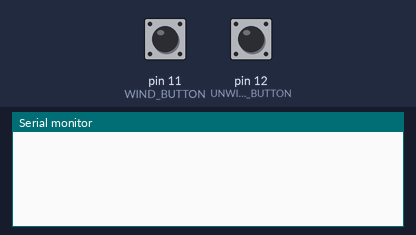
Bench run of a sketch on a simulated Arduino Uno, built with avr-gcc and run on an emulated ATmega328P. Shown: the last lines printed to the serial monitor. The inputs (shaded band) are chosen by the test bench; at power-on: pin 12 (UNWIND_BUTTON) LOW, pin 11 (WIND_BUTTON) LOW.

Above: at 1.2 s.
1.3 s: pin 12 (UNWIND_BUTTON) pulled HIGH for 0.15 s
At 3.0 s:
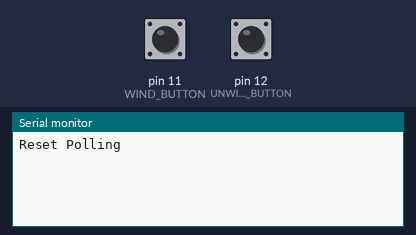
3.8 s: pin 11 (WIND_BUTTON) pulled HIGH for 3.2 s
At 5.3 s:
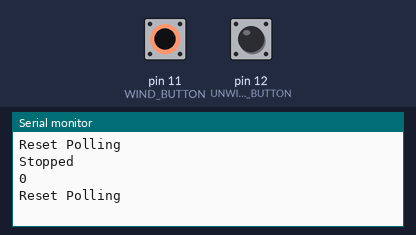

The sketch:

pywinder_prototype.ino
```cpp
// (licence header left out)
#include <AccelStepper.h>

// Set dev to true or false
#define DEV false
#define CALIBRATION false
#define HOMING false

/*
+-----------+-----+------+-----+
|   TYPE    | DIR | FUN  | PIN |
+-----------+-----+------+-----+
| FULL2WIRE | X   | STEP |   2 |
| FULL2WIRE | X   | DIR  |   3 |
| FULL2WIRE | Y   | STEP |   6 |
| FULL2WIRE | Y   | DIR  |   7 |
+-----------+-----+------+-----+
*/

// ORIGIN = RIGHT END (0)
// LEFT movement = POSITIVE (++)
// RIGHT movement = NEGATIVE (--)

// Steppers
#define FTW_X_STEP 4
#define FTW_X_DIR 5
#define FTW_Y_STEP 9
#define FTW_Y_DIR 10

// Limit Switches
#define LSWITCH_L 2
#define LSWITCH_R 3

// Buttons
#define WIND_BUTTON 11
#define UNWIND_BUTTON 12

// Define some steppers and the pins to use
AccelStepper ftw_x_stepper(AccelStepper::FULL2WIRE, FTW_X_DIR, FTW_X_STEP);
AccelStepper ftw_y_stepper(AccelStepper::FULL2WIRE, FTW_Y_DIR, FTW_Y_STEP);


int wind_button_state = 0;
int unwind_button_state = 0;
int poll_state = 1;
int saved_y_speed = 0;

void setup()
{
  // Start serial monitor
  Serial.begin(9600);

  // set pinMode for Limit Switches
  pinMode(LSWITCH_R, INPUT_PULLUP);
  pinMode(LSWITCH_L, INPUT_PULLUP);

  // set pinMode for Buttons
  pinMode(WIND_BUTTON, INPUT);
  pinMode(UNWIND_BUTTON, INPUT);
  delay(5);

  switch(DEV){
      case true:
        {
          int x_max_speed = 2348;
          int y_max_speed = 2348;
          int y_const_speed = 2348;

          // setup x-axis stepper
          ftw_x_stepper.setMaxSpeed(x_max_speed);
          ftw_x_stepper.setAcceleration(500.0);


          // setup y-axis stepper
          ftw_y_stepper.setMaxSpeed(y_max_speed);
          ftw_y_stepper.setAcceleration(500.0);
          ftw_y_stepper.setSpeed(y_const_speed);
          saved_y_speed = y_const_speed;
        }
        break;
      case false:
        {
          int x_max_speed = 10;
          int y_max_speed = 2348;
          int y_const_speed = 2348;

          // setup x-axis stepper
          ftw_x_stepper.setMaxSpeed(x_max_speed);
          ftw_x_stepper.setAcceleration(100.0);


          // setup y-axis stepper
          ftw_y_stepper.setMaxSpeed(y_max_speed);
          ftw_y_stepper.setAcceleration(100.0);
          ftw_y_stepper.setSpeed(y_const_speed);
        }
        break;
   }


  if (HOMING){
    long homing_pos = 0;
    long steps_offset = 2000;
    Serial.println("Starting Homing Procedure...");
    while (digitalRead(LSWITCH_L) && homing_pos < steps_offset) {
        ftw_x_stepper.moveTo(homing_pos);  // Set the position to move to
        homing_pos++;  // Increase by 1 for next move if needed
        ftw_x_stepper.run();  // Start moving the stepper
    }

    homing_pos = 0;
    while (digitalRead(LSWITCH_R)) {
        ftw_x_stepper.moveTo(homing_pos);  // Set the position to move to
        homing_pos--;  // Decrease by 1 for next move if needed
        ftw_x_stepper.run();  // Start moving the stepper
    }
    ftw_x_stepper.setCurrentPosition(0); // Set current position to 0
    Serial.println("Homing completed!");
    ftw_x_stepper.disableOutputs();
    ftw_x_stepper.enableOutputs();
  }


}

void reset_states(){
  wind_button_state = 0;
  unwind_button_state = 0;
  poll_state = 0;
}

void enable_polling(){
  poll_state = 1;
}


void loop()
{
    if (poll_state == 1){
      wind_button_state = digitalRead(WIND_BUTTON);
      unwind_button_state = digitalRead(UNWIND_BUTTON);
    }


    if (wind_button_state == 1) {

      reset_states();
      delay(1000); //delay needed before reading again otherwise old value will be read again
      ftw_y_stepper.setSpeed(saved_y_speed);
      while(true){
        wind_button_state = digitalRead(WIND_BUTTON);
        if(wind_button_state == 1){
          Serial.println("Stopped");
          Serial.println(ftw_y_stepper.currentPosition());
          reset_states();
          break;
        }
        ftw_y_stepper.runSpeed();
      }

    }

    if (unwind_button_state == 1) {

      reset_states();
      delay(1000);

      ftw_y_stepper.moveTo(0);
      while(ftw_y_stepper.currentPosition() != 0)
      {
        ftw_y_stepper.run();
      }
    }

    if (poll_state == 0){
      Serial.println("Reset Polling");
      delay(1000); //delay needed before reading again otherwise old value will be read again
      enable_polling();
    }


}
```

Measured:
- after the input at 1.3 s, the serial monitor: prints a new line after 1.0 s (image 1)
- after the input at 3.8 s, the serial monitor: prints a new line after 1.0 s (image 2)
